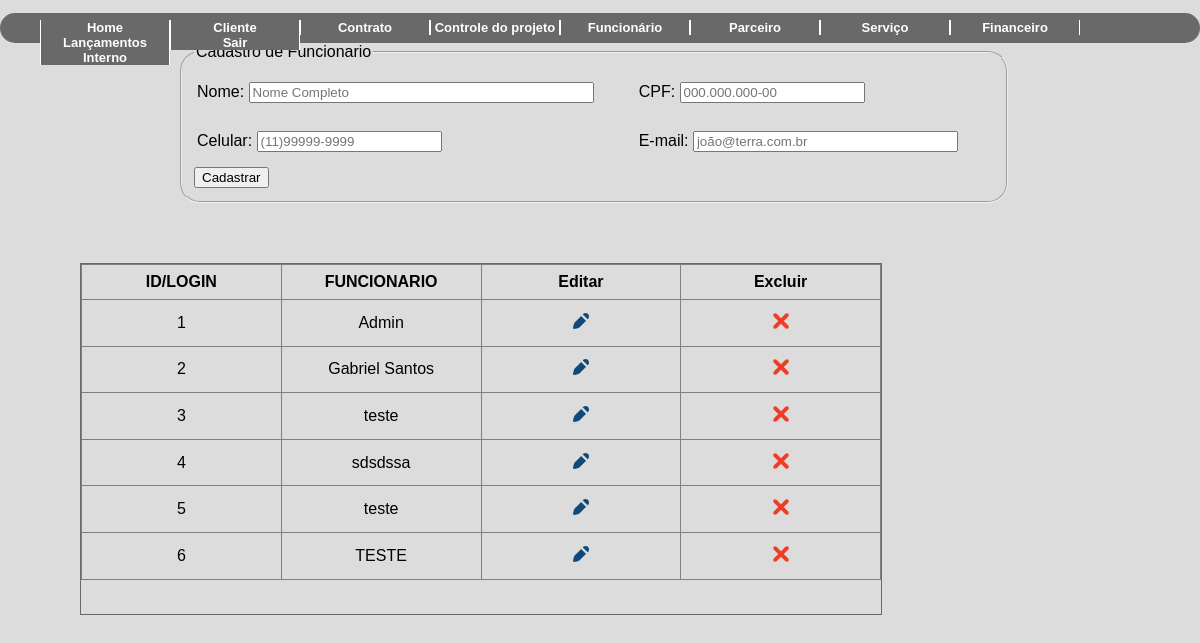
The app's page /funcionario.php (signed in), older data.
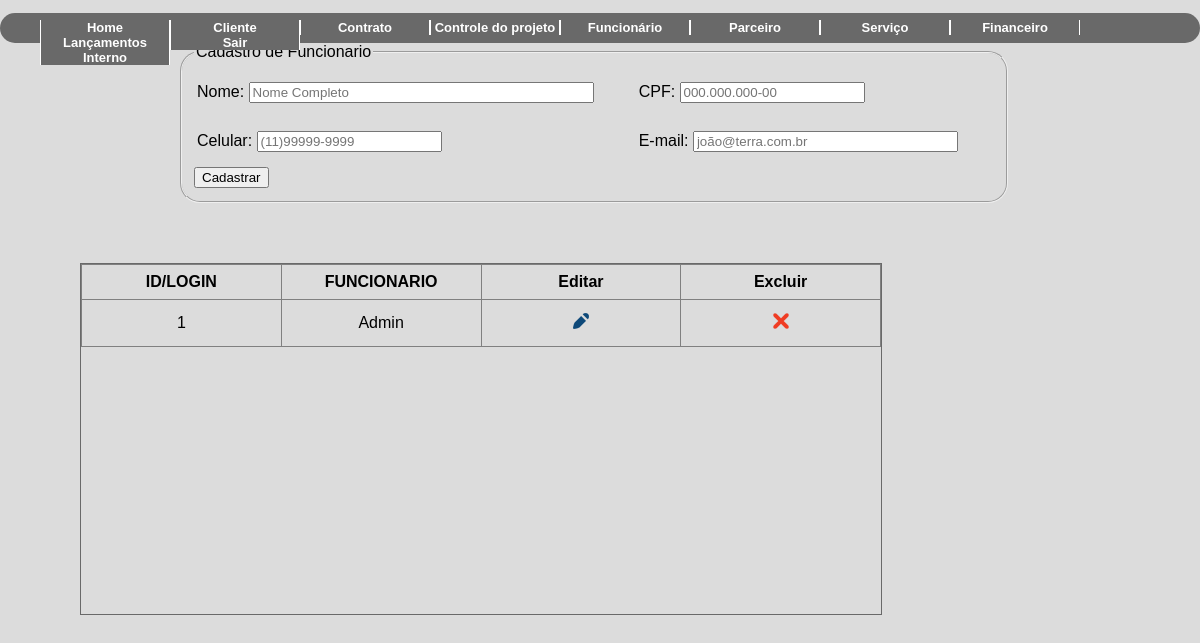
The same page, newer data.
### tables this page shows
CREATE TABLE IF NOT EXISTS `funcionario` (
  `ID` int(11) NOT NULL AUTO_INCREMENT,
  `NOME` varchar(50) NOT NULL,
  `CPF` varchar(11) NOT NULL,
  `EMAIL` varchar(50) DEFAULT NULL,
  `CELULAR` char(11) DEFAULT NULL,
  PRIMARY KEY (`ID`)
);

### classes/funcoes.class.php (called while the page is built, shortened)
<?php
class funcoes{
    public function tratarCaracter($vlr, $tipo){
        switch($tipo){
            case 1: $rst = utf8_decode($vlr); break;
            case 2: $rst = htmlentities($vlr, ENT_QUOTES, "ISO-8859-1"); break;
        }
        return $rst;
    }
}
?>

### classes/funcionario.class.php (called while the page is built, shortened)
<?php
require_once 'Conexao.class.php';
require_once 'funcoes.class.php';
class Funcionario{
    public function __construct(){
        $this->con = new conexao();
    }
    public function querySeleciona(){
        try{
            $cst = $this->con->conect()->prepare("SELECT * FROM `funcionario`");
            $cst->execute();
            return $cst->fetchAll();
        }catch(PDOException $ex){
            return 'error'.$ex->getMessage();
        }
    }
}
?>

### classes/Conexao.class.php (called while the page is built)
<?php
class conexao{
    private $usuario;
    private $senha;
    private $banco;
    private $servidor;
    private static $pdo;
    public function __construct(){
        $this->servidor = "localhost";
        $this->banco = "teste2";
        $this->usuario =  "root";
        $this->senha = "";
    }
    public function conect(){
        try{
            if(is_null(self::$pdo)){
                self::$pdo = new PDO("mysql:host=".$this->servidor.";dbname=".$this->banco, $this->usuario, $this->senha);
            }
            return self::$pdo;
        } catch (PDOException $ex) {
			echo $ex->getMessage();
        }
    }
}
?>

### funcionario.php (the view, shortened to what this page needs)
<?php
    require_once 'classes/funcoes.class.php';
    require_once 'classes/funcionario.class.php';
    $objFc = new Funcoes();
    $objfn = new Funcionario();
?>
<!DOCTYPE html>
<html lang="pt-br">
<head>
    <link rel="stylesheet" type="text/css" href="Style/style3.css" />
</head>
<body>
<nav>
        <div >
           <?php include_once("header.php"); ?>
        </div>
</nav>
<div style="height:140px;">
            <fieldset id="contato" style="margin: 10px; height:100%;  float:left; margin-top: 0px;  width:300px; border-radius:20px 20px 20px 20px ">
                <legend>Cadastro de Funcionario</legend>
                <form method = "POST">
                <table ALIGN="left" height="100px" ; width="800px" ;>
                    <tr>
                        <td><label for="nomefuncionario">Nome: </label><input type="text" name="nome" id="funcionario"  value="<?=$objFc->tratarCaracter((isset($func['NOME']))?($func['NOME']):(''), 2)?>" size="40" placeholder="Nome Completo" /></td>
                        <td><label for="cpffuncionario">CPF: </label><input type="number" name="cpf" id="cpf" size="14" value="<?=$objFc->tratarCaracter((isset($func['CPF']))?($func['CPF']):(''), 2)?>" maxlength="9" placeholder="000.000.000-00" /></td>
                    </tr>
                    <tr>
                        <td><label for="cCel">Celular: </label><input type="number" name="cel" id="cCel" size="11"      value="<?=$objFc->tratarCaracter((isset($func['CELULAR']))?($func['CELULAR']):(''), 2)?>" maxlength="11" placeholder="(11)99999-9999" /></td>
                        <td><label for="cMail">E-mail: </label><input type="text" name="email" id="cMail" size="30"    value="<?=$objFc->tratarCaracter((isset($func['EMAIL']))?($func['EMAIL']):(''), 2)?>" maxlength="30" placeholder="joão@terra.com.br" /></td>
                    </tr>
                </table>
                <div class="botao6">
            <input type="submit" name="<?=(isset($_GET['acao']) == 'edit')?('btAlterar'):('btCadastrar')?>" value="<?=(isset($_GET['acao']) == 'edit')?('Alterar'):('Cadastrar')?>">
            </form>
            </fieldset>
        </div>
        <div class="scroll">
        <table border="1">
            <thead>
                <tr>
                <th>ID/LOGIN</th>
                <th>FUNCIONARIO</th>
                <th>Editar</th>
                <th>Excluir</th>
                </tr>
            </thead>
            <tbody>
                <?php foreach($objfn->querySeleciona() as $rst){ ?>
                <tr>
                    <td> <?php echo ($objFc->tratarCaracter($rst['ID'], 1)) ?> </td>
                    <td> <?php echo ($objFc->tratarCaracter($rst['NOME'], 2)) ?> </td>
                    <td><div class="editar"><a href="funcionario.php?acao=edit&func=<?php echo $rst['ID'] ?>" title="Editar dados"> <img src="img/ico-editar.png" width="16" height="16" alt="Editar"> </a></div>  </td>
                    <td> <div class="excluir"><a href="?acao=delet&func=<?=$objFc->tratarCaracter($rst['ID'], 1)?>" title="Excluir esse dado"><img src="img/ico-excluir.png" width="16" height="16" alt="Excluir"></a></div> </td>
                </tr>
                <?php } ?>
        </table>
    </div>
</body>
</html>

Row changes from the older to the newer data that the page shows:
removed funcionario: ID "2", NOME "Gabriel Santos"
removed funcionario: ID "3", NOME "teste"
removed funcionario: ID "4", NOME "sdsdssa"
removed funcionario: ID "5", NOME "teste"
removed funcionario: ID "6", NOME "TESTE"
